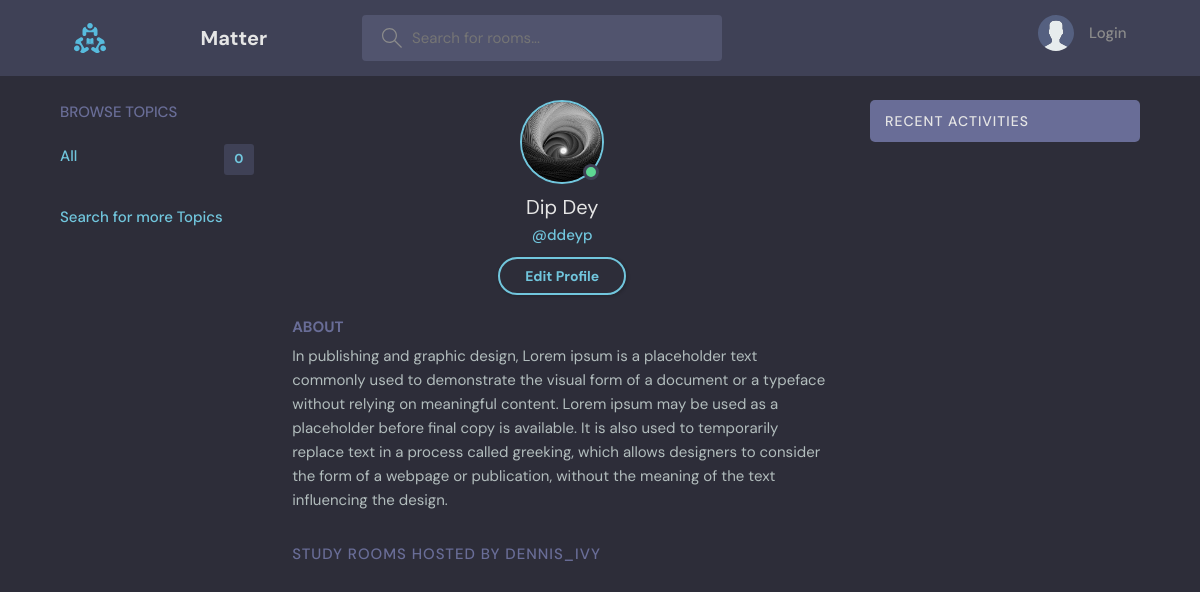
The app's page /room/room-profile/6d888d57-986a-410f-8f61-25869096bba2/, older data.
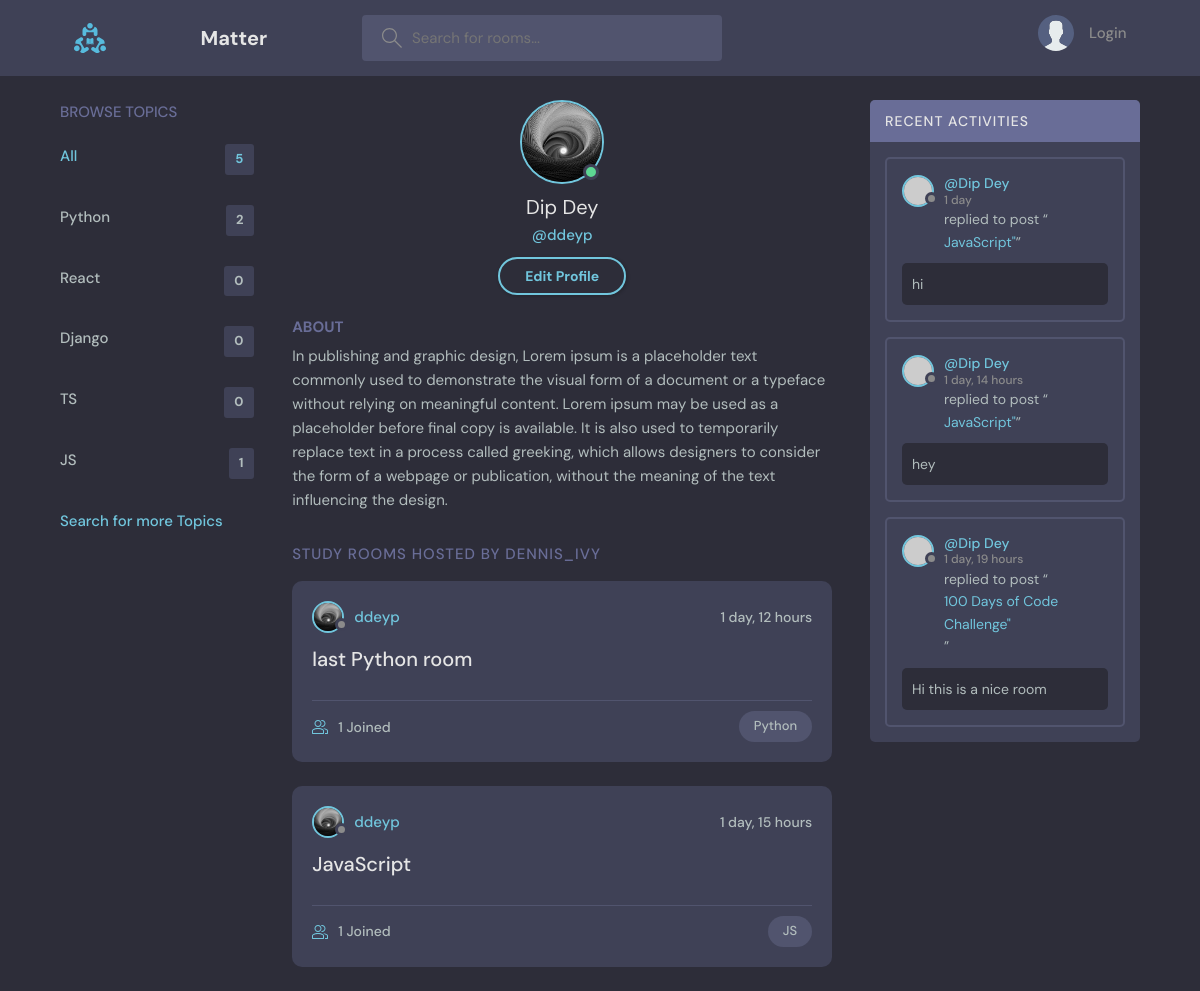
The same page, newer data.
### rooms/models.py (models this page shows, shortened)
class Topic(models.Model):
    name = models.CharField(max_length=200)

class Room(models.Model):
    host = models.ForeignKey(Profile, null=True, blank= True, on_delete=models.SET_NULL)
    topic = models.ForeignKey(Topic, on_delete=models.SET_NULL, null=True)
    name = models.CharField(max_length = 200)
    description = models.TextField(null=True, blank=True)
    participants = models.ManyToManyField(Profile, related_name='participants', blank=True)
    updated = models.DateTimeField(auto_now=True)
    created = models.DateTimeField(auto_now_add=True)
    id = models.UUIDField(default=uuid.uuid4, unique = True, primary_key=True, editable= False)
    class Meta:
        ordering =['-updated', '-created']
    def __str__(self):
        return self.name

class Replies(models.Model):
    user = models.ForeignKey(Profile, null=True, blank= True, on_delete=models.SET_NULL)
    room = models.ForeignKey(Room, on_delete=models.CASCADE)
    body = models.TextField()
    updated = models.DateTimeField(auto_now=True)
    created = models.DateTimeField(auto_now_add=True)
    id = models.UUIDField(default=uuid.uuid4, unique = True, primary_key=True, editable= False)
    def __str__(self):
        return self.body[0:50]
    class Meta:
        ordering =['-updated', '-created']

### users/models.py (models this page shows, shortened)
class Profile(models.Model):
    user = models.OneToOneField(User, on_delete = models.CASCADE, null=True, blank= True)
    name = models.CharField(max_length=200, blank=True, null=True)
    username = models.CharField(max_length=200, blank=True, null=True)
    email= models.EmailField(max_length=500, blank=True, null=True)
    location = models.CharField(max_length=200, blank=True, null=True)
    bio = models.TextField(null=True, blank=True)
    short_intro = models.TextField(blank=True, null=True)
    social_twitter = models.CharField(max_length=200, blank=True, null=True)
    social_linkedin = models.CharField(max_length=200, blank=True, null=True)
    social_youtube = models.CharField(max_length=200, blank=True, null=True)
    social_website = models.CharField(max_length=200, blank=True, null=True)
    social_instagram = models.CharField(max_length=200, blank=True, null=True)
    social_github = models.CharField(max_length=200, blank=True, null=True)
    profile_image = models.ImageField(null=True, blank=True, upload_to='profiles/', default = 'profiles/user-default.png')
    id = models.UUIDField(default=uuid.uuid4, unique = True, primary_key=True, editable= False)
    created_at = models.DateTimeField(auto_now_add=True)
    @property
    def imageURL(self):
        try:
            url = self.profile_image.url
        except:
            url = ''
        return url

### rooms/views.py (the view)
# urls.py: path('room-profile/<str:pk>/', views.userProfile, name='room-profile')
def userProfile(request, pk):
    user = Profile.objects.get(id=pk)
    rooms = user.room_set.all()
    room_messages = user.replies_set.all()
    topics = Topic.objects.all()
    context ={'user': user, 'rooms': rooms, 'room_messages': room_messages, 'topics': topics}
    return render(request, 'rooms/profile.html', context)

### rooms/templates/rooms/profile.html
{% extends 'main2.html' %}
  {% block content %}
  <main class="profile-page layout layout--3">
    <div class="container">
      {% include 'rooms/topics_components.html' %}
      <div class="roomList">
        <div class="profile">
          <div class="profile__avatar">
            <div class="avatar avatar--large active">
              <img src="{{user.imageURL}}" />
            </div>
          </div>
          <div class="profile__info">
            <h3>{{user.name}}</h3>
            <p>@{{user.username}}</p>
            <a href="{% url 'edit-account' %}" class="btn btn--main btn--pill">Edit Profile</a>
          </div>
          <div class="profile__about">
            <h3>About</h3>
            <p>
              {{user.bio}}
            </p>
          </div>
        </div>
        <div class="roomList__header">
          <div>
            <h2>Study Rooms Hosted by dennis_ivy</a>
            </h2>
          </div>
        </div>
        {% include 'rooms/feed_component.html'%}
      </div>
      {% include 'rooms/activity_component.html' %}
    </div>
  </main>
{% endblock %}

### rooms/templates/rooms/topics_components.html
 <div class="topics">
    <div class="topics__header">
      <h2>Browse Topics</h2>
    </div>
    <ul class="topics__list">
      <li>
        <a href="{% url 'home' %}" class="active">All <span>{{topics.count}}</span></a>
      </li>
      {% for topic in topics %}
      <li>
        <a href="{% url 'home' %}?q={{topic.name}}">{{topic.name}}<span>{{topic.room_set.all.count}}</span></a>
      </li>
      {% endfor %}
    </ul>
    <a class="btn btn--link">
      Search for more Topics
    </a>
  </div>

### rooms/templates/rooms/feed_component.html (shortened to what this page needs)
{% for room in rooms %}
<div class="roomListRoom">
    <div class="roomListRoom__header">
      <a href="{% url 'room-profile' room.host.id %}" class="roomListRoom__author">
        <div class="avatar avatar--small">
          <img src="{{room.host.imageURL}}" />
        </div>
        <span>{{room.host.username}}</span>
      </a>
      <div class="roomListRoom__actions">
        <span>{{room.created|timesince}}</span>
      </div>
    </div>
    <div class="roomListRoom__content">
      <a href="{% url 'rooms' room.id %}">{{room.name}}</a>
    </div>
    <div class="roomListRoom__meta">
      <a href="{% url 'rooms' room.id %}" class="roomListRoom__joined">
        {{room.participants.all.count}} Joined
      </a>
      <p class="roomListRoom__topic">{{room.topic.name}}</p>
    </div>
  </div>
{% endfor %}

### rooms/templates/rooms/activity_component.html (shortened to what this page needs)
        <div class="activities">
            <div class="activities__header">
              <h2>Recent Activities</h2>
            </div>
            {% for message in room_messages %}
            <div class="activities__box">
              <div class="activities__boxHeader roomListRoom__header">
                <a href="{% url 'room-profile' message.user.id %}" class="roomListRoom__author">
                  <div class="avatar avatar--small">
                    <img src="https://randomuser.me/api/portraits/women/11.jpg" />
                  </div>
                  <p>
                    @{{message.user.name}}
                    <span>{{message.created|timesince}}</span>
                  </p>
                </a>
              </div>
              <div class="activities__boxContent">
                <p>replied to post “<a href="{% url 'rooms' message.room.id %}">{{message.room}}"</a>”</p>
                <div class="activities__boxRoomContent">
                  {{message}}
                </div>
              </div>
            </div>
            {% endfor %}
          </div>

Row changes from the older to the newer data that the page shows:
added Topic: name "Python", room_set.all.count "2"
added Topic: name "React", room_set.all.count "0"
added Topic: name "Django", room_set.all.count "0"
added Topic: name "TS", room_set.all.count "0"
added Topic: name "JS", room_set.all.count "1"
added Room: host.imageURL (picture), host.username "ddeyp", created "1 day, 12 hours", name "last Python room", participants.all.count "1", topic.name "Python"
added Room: host.imageURL (picture), host.username "ddeyp", created "1 day, 15 hours", name "JavaScript", participants.all.count "1", topic.name "JS"
added Replies: user.name "Dip Dey", created "1 day", room "JavaScript", body "hi"
added Replies: user.name "Dip Dey", created "1 day, 14 hours", room "JavaScript", body "hey"
added Replies: user.name "Dip Dey", created "1 day, 19 hours", room "100 Days of Code Challenge", body "Hi this is a nice room"
Text that changed along with them:
{{ topics.count }}: "0" → "5"
